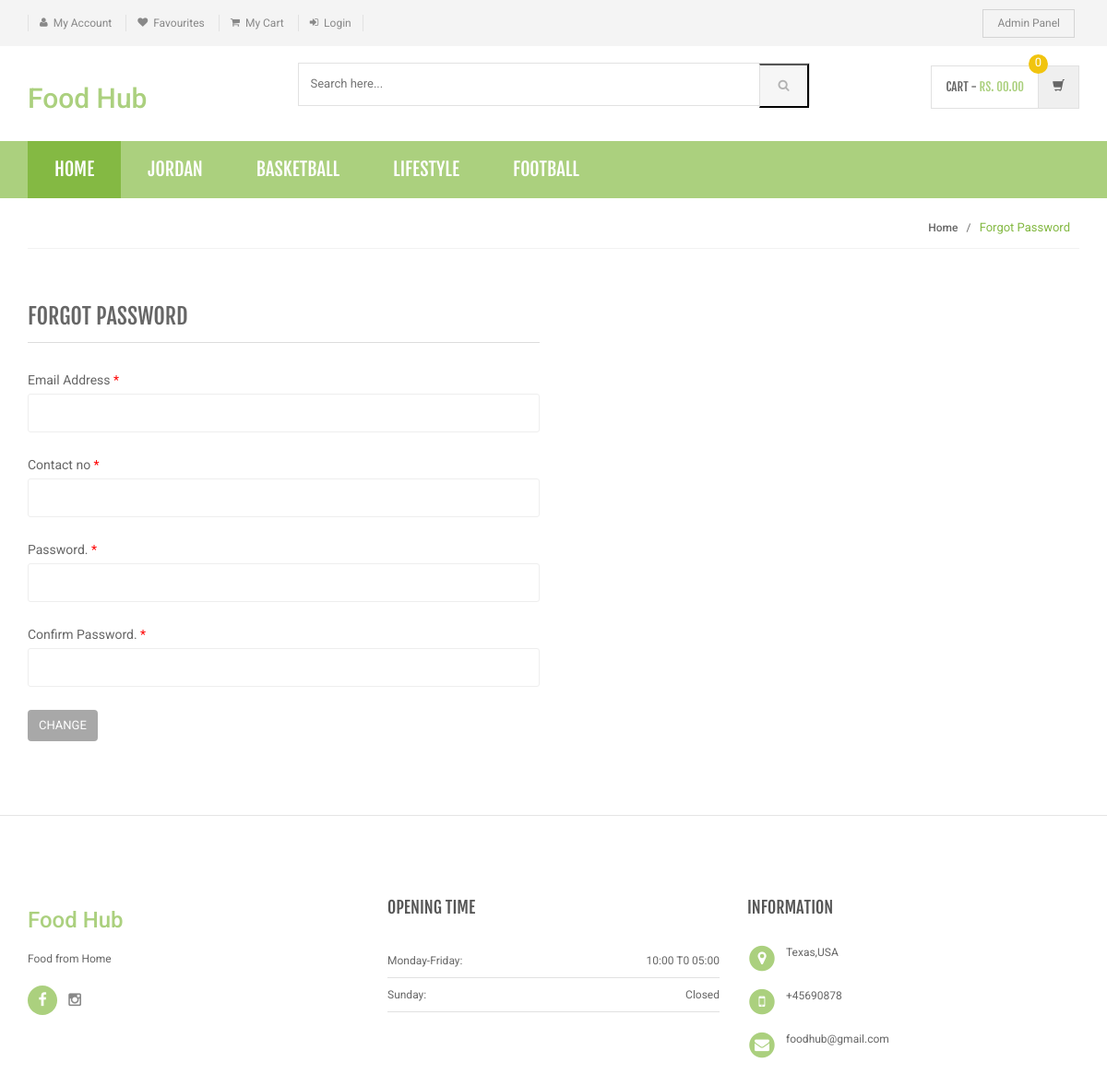
/forgot-password.php, run on the app's committed database.
### tables this page shows
CREATE TABLE `category` (
  `id` int(11) NOT NULL,
  `categoryName` varchar(255) DEFAULT NULL,
  `categoryDescription` longtext,
  `creationDate` timestamp NOT NULL DEFAULT CURRENT_TIMESTAMP,
  `updationDate` varchar(255) DEFAULT NULL
);

### includes/menu-bar.php (the view, shortened to what this page needs)
<div class="header-nav animate-dropdown">
    <div class="container">
        <div class="yamm navbar navbar-default" role="navigation">
            <div class="nav-bg-class">
                <div class="navbar-collapse collapse" id="mc-horizontal-menu-collapse">
	<div class="nav-outer">
		<ul class="nav navbar-nav">
			<li class="active dropdown yamm-fw">
				<a href="index.php" data-hover="dropdown" class="dropdown-toggle">Home</a>
			</li>
              <?php $sql=mysqli_query($con,"select id,categoryName  from category limit 6");
while($row=mysqli_fetch_array($sql))
{
    ?>
			<li class="dropdown yamm">
				<a href="category.php?cid=<?php echo $row['id'];?>"> <?php echo $row['categoryName'];?></a>
			</li>
			<?php } ?>
		</ul>
		<div class="clearfix"></div>
	</div>
</div>
            </div>
        </div>
    </div>
</div>

### assets/css/green.css (style rules this page uses)
a { color: #abd07e; }
.header-style-1 .header-nav { background: #abd07e; }
.cnt-home .header-style-1 .header-nav .navbar .navbar-nav > li.active { background: #84b943; }

### assets/css/lightbox.css (style rules this page uses)
body:after { content: url(../images/close.png) url(../images/loading.gif) url(../images/prev.png) url(../images/next.png); display: none; }

### assets/css/blue.css (style rules this page uses)
a { color: #3498db; }
.header-style-1 .header-nav { background: #3498db; }
.cnt-home .header-style-1 .header-nav .navbar .navbar-nav > li.active { background: #1d6ca1; }

### assets/css/red.css (style rules this page uses)
a { color: #ff6c6c; }
.header-style-1 .header-nav { background: #ff6c6c; }
.cnt-home .header-style-1 .header-nav .navbar .navbar-nav > li.active { background: #ff1a1a; }

### assets/css/orange.css (style rules this page uses)
a { color: #f39c12; }
.header-style-1 .header-nav { background: #f39c12; }
.cnt-home .header-style-1 .header-nav .navbar .navbar-nav > li.active { background: #ab6c09; }

### assets/css/dark-green.css (style rules this page uses)
a { color: #12cca7; }
.header-style-1 .header-nav { background: #12cca7; }
.cnt-home .header-style-1 .header-nav .navbar .navbar-nav > li.active { background: #0b816a; }

### data on the page
category: categoryName "JORDAN"
category: categoryName "BASKETBALL"
category: categoryName "LIFESTYLE"
category: categoryName "FOOTBALL"
